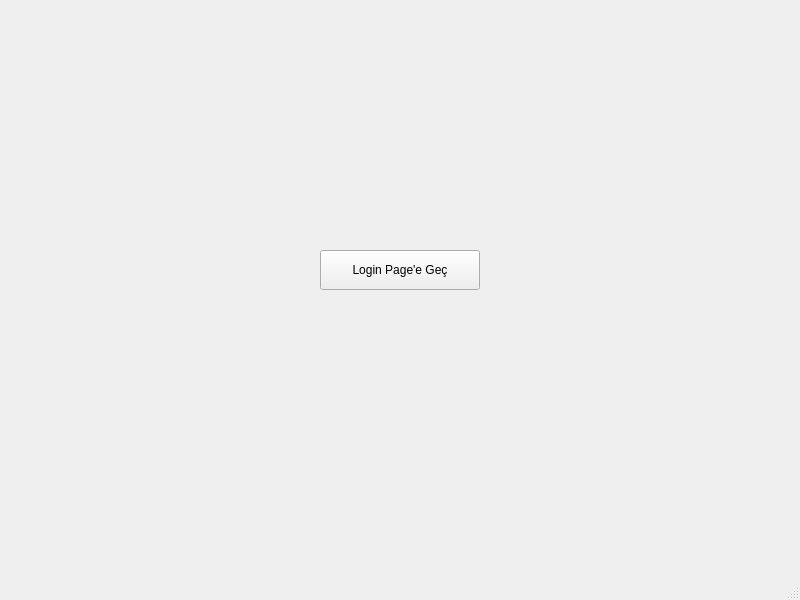
<?xml version="1.0" encoding="UTF-8"?>
<ui version="4.0">
 <class>MainWindow</class>
 <widget class="QMainWindow" name="MainWindow">
  <property name="geometry">
   <rect>
    <x>0</x>
    <y>0</y>
    <width>800</width>
    <height>600</height>
   </rect>
  </property>
  <property name="windowTitle">
   <string>MainWindow</string>
  </property>
  <widget class="QWidget" name="centralwidget">
   <widget class="QStackedWidget" name="stackedWidget">
    <property name="geometry">
     <rect>
      <x>0</x>
      <y>0</y>
      <width>800</width>
      <height>600</height>
     </rect>
    </property>
    <widget class="QWidget" name="pageChecklist">
     <widget class="QPushButton" name="loginButton">
      <property name="geometry">
       <rect>
        <x>320</x>
        <y>250</y>
        <width>160</width>
        <height>40</height>
       </rect>
      </property>
      <property name="text">
       <string>Login Page'e Geç</string>
      </property>
     </widget>
    </widget>
    <widget class="QWidget" name="pageLogin">
     <widget class="QPushButton" name="backToChecklistButton">
      <property name="geometry">
       <rect>
        <x>320</x>
        <y>250</y>
        <width>160</width>
        <height>40</height>
       </rect>
      </property>
      <property name="text">
       <string>Checklist'e Dön</string>
      </property>
     </widget>
    </widget>
   </widget>
  </widget>
  <widget class="QMenuBar" name="menubar">
   <property name="geometry">
    <rect>
     <x>0</x>
     <y>0</y>
     <width>800</width>
     <height>22</height>
    </rect>
   </property>
  </widget>
  <widget class="QStatusBar" name="statusbar"/>
 </widget>
 <resources/>
 <connections/>
</ui>
